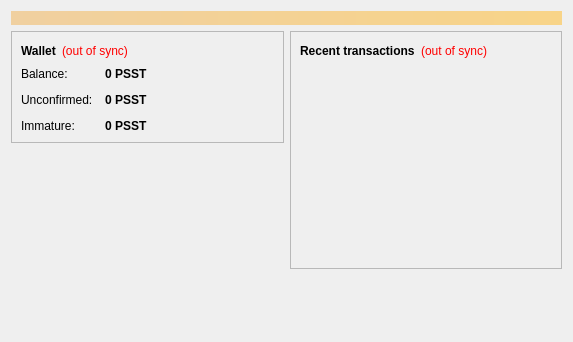
<?xml version="1.0" encoding="UTF-8"?>
<ui version="4.0">
 <class>OverviewPage</class>
 <widget class="QWidget" name="OverviewPage">
  <property name="geometry">
   <rect>
    <x>0</x>
    <y>0</y>
    <width>573</width>
    <height>342</height>
   </rect>
  </property>
  <property name="windowTitle">
   <string>Form</string>
  </property>
  <layout class="QVBoxLayout" name="topLayout">
   <item>
    <widget class="QLabel" name="labelAlerts">
     <property name="visible">
      <bool>false</bool>
     </property>
     <property name="styleSheet">
      <string notr="true">background-color: qlineargradient(x1: 0, y1: 0, x2: 1, y2: 0, stop:0 #F0D0A0, stop:1 #F8D488); color:#000000;</string>
     </property>
     <property name="wordWrap">
      <bool>true</bool>
     </property>
     <property name="margin">
      <number>3</number>
     </property>
    </widget>
   </item>
   <item>
    <layout class="QHBoxLayout" name="horizontalLayout" stretch="1,1">
     <item>
      <layout class="QVBoxLayout" name="verticalLayout_2">
       <item>
        <widget class="QFrame" name="frame">
         <property name="frameShape">
          <enum>QFrame::StyledPanel</enum>
         </property>
         <property name="frameShadow">
          <enum>QFrame::Raised</enum>
         </property>
         <layout class="QVBoxLayout" name="verticalLayout_4">
          <item>
           <layout class="QHBoxLayout" name="horizontalLayout_4">
            <item>
             <widget class="QLabel" name="label_5">
              <property name="font">
               <font>
                <weight>75</weight>
                <bold>true</bold>
               </font>
              </property>
              <property name="text">
               <string>Wallet</string>
              </property>
             </widget>
            </item>
            <item>
             <widget class="QLabel" name="labelWalletStatus">
              <property name="toolTip">
               <string>The displayed information may be out of date. Your wallet automatically synchronizes with the Pissedoffcoin network after a connection is established, but this process has not completed yet.</string>
              </property>
              <property name="styleSheet">
               <string notr="true">QLabel { color: red; }</string>
              </property>
              <property name="text">
               <string notr="true">(out of sync)</string>
              </property>
              <property name="alignment">
               <set>Qt::AlignLeading|Qt::AlignLeft|Qt::AlignVCenter</set>
              </property>
             </widget>
            </item>
            <item>
             <spacer name="horizontalSpacer_2">
              <property name="orientation">
               <enum>Qt::Horizontal</enum>
              </property>
              <property name="sizeHint" stdset="0">
               <size>
                <width>40</width>
                <height>20</height>
               </size>
              </property>
             </spacer>
            </item>
           </layout>
          </item>
          <item>
           <layout class="QFormLayout" name="formLayout_2">
            <property name="fieldGrowthPolicy">
             <enum>QFormLayout::AllNonFixedFieldsGrow</enum>
            </property>
            <property name="horizontalSpacing">
             <number>12</number>
            </property>
            <property name="verticalSpacing">
             <number>12</number>
            </property>
            <item row="0" column="0">
             <widget class="QLabel" name="label">
              <property name="text">
               <string>Balance:</string>
              </property>
             </widget>
            </item>
            <item row="0" column="1">
             <widget class="QLabel" name="labelBalance">
              <property name="font">
               <font>
                <weight>75</weight>
                <bold>true</bold>
               </font>
              </property>
              <property name="cursor">
               <cursorShape>IBeamCursor</cursorShape>
              </property>
              <property name="toolTip">
               <string>Your current balance</string>
              </property>
              <property name="text">
               <string notr="true">0 PSST</string>
              </property>
              <property name="textInteractionFlags">
               <set>Qt::LinksAccessibleByMouse|Qt::TextSelectableByKeyboard|Qt::TextSelectableByMouse</set>
              </property>
             </widget>
            </item>
            <item row="1" column="0">
             <widget class="QLabel" name="label_3">
              <property name="text">
               <string>Unconfirmed:</string>
              </property>
             </widget>
            </item>
            <item row="1" column="1">
             <widget class="QLabel" name="labelUnconfirmed">
              <property name="font">
               <font>
                <weight>75</weight>
                <bold>true</bold>
               </font>
              </property>
              <property name="cursor">
               <cursorShape>IBeamCursor</cursorShape>
              </property>
              <property name="toolTip">
               <string>Total of transactions that have yet to be confirmed, and do not yet count toward the current balance</string>
              </property>
              <property name="text">
               <string notr="true">0 PSST</string>
              </property>
              <property name="textInteractionFlags">
               <set>Qt::LinksAccessibleByMouse|Qt::TextSelectableByKeyboard|Qt::TextSelectableByMouse</set>
              </property>
             </widget>
            </item>
            <item row="2" column="0">
             <widget class="QLabel" name="labelImmatureText">
              <property name="text">
               <string>Immature:</string>
              </property>
             </widget>
            </item>
            <item row="2" column="1">
             <widget class="QLabel" name="labelImmature">
              <property name="font">
               <font>
                <weight>75</weight>
                <bold>true</bold>
               </font>
              </property>
              <property name="toolTip">
               <string>Mined balance that has not yet matured</string>
              </property>
              <property name="text">
               <string notr="true">0 PSST</string>
              </property>
              <property name="textInteractionFlags">
               <set>Qt::LinksAccessibleByMouse|Qt::TextSelectableByKeyboard|Qt::TextSelectableByMouse</set>
              </property>
             </widget>
            </item>
           </layout>
          </item>
         </layout>
        </widget>
       </item>
       <item>
        <spacer name="verticalSpacer">
         <property name="orientation">
          <enum>Qt::Vertical</enum>
         </property>
         <property name="sizeHint" stdset="0">
          <size>
           <width>20</width>
           <height>40</height>
          </size>
         </property>
        </spacer>
       </item>
      </layout>
     </item>
     <item>
      <layout class="QVBoxLayout" name="verticalLayout_3">
       <item>
        <widget class="QFrame" name="frame_2">
         <property name="frameShape">
          <enum>QFrame::StyledPanel</enum>
         </property>
         <property name="frameShadow">
          <enum>QFrame::Raised</enum>
         </property>
         <layout class="QVBoxLayout" name="verticalLayout">
          <item>
           <layout class="QHBoxLayout" name="horizontalLayout_2">
            <item>
             <widget class="QLabel" name="label_4">
              <property name="text">
               <string>&lt;b&gt;Recent transactions&lt;/b&gt;</string>
              </property>
             </widget>
            </item>
            <item>
             <widget class="QLabel" name="labelTransactionsStatus">
              <property name="toolTip">
               <string>The displayed information may be out of date. Your wallet automatically synchronizes with the Pissedoffcoin network after a connection is established, but this process has not completed yet.</string>
              </property>
              <property name="styleSheet">
               <string notr="true">QLabel { color: red; }</string>
              </property>
              <property name="text">
               <string notr="true">(out of sync)</string>
              </property>
              <property name="alignment">
               <set>Qt::AlignRight|Qt::AlignTrailing|Qt::AlignVCenter</set>
              </property>
             </widget>
            </item>
            <item>
             <spacer name="horizontalSpacer">
              <property name="orientation">
               <enum>Qt::Horizontal</enum>
              </property>
              <property name="sizeHint" stdset="0">
               <size>
                <width>40</width>
                <height>20</height>
               </size>
              </property>
             </spacer>
            </item>
           </layout>
          </item>
          <item>
           <widget class="QListView" name="listTransactions">
            <property name="styleSheet">
             <string notr="true">QListView { background: transparent; }</string>
            </property>
            <property name="frameShape">
             <enum>QFrame::NoFrame</enum>
            </property>
            <property name="verticalScrollBarPolicy">
             <enum>Qt::ScrollBarAlwaysOff</enum>
            </property>
            <property name="horizontalScrollBarPolicy">
             <enum>Qt::ScrollBarAlwaysOff</enum>
            </property>
            <property name="selectionMode">
             <enum>QAbstractItemView::NoSelection</enum>
            </property>
           </widget>
          </item>
         </layout>
        </widget>
       </item>
       <item>
        <spacer name="verticalSpacer_2">
         <property name="orientation">
          <enum>Qt::Vertical</enum>
         </property>
         <property name="sizeHint" stdset="0">
          <size>
           <width>20</width>
           <height>40</height>
          </size>
         </property>
        </spacer>
       </item>
      </layout>
     </item>
    </layout>
   </item>
  </layout>
 </widget>
 <resources/>
 <connections/>
</ui>
